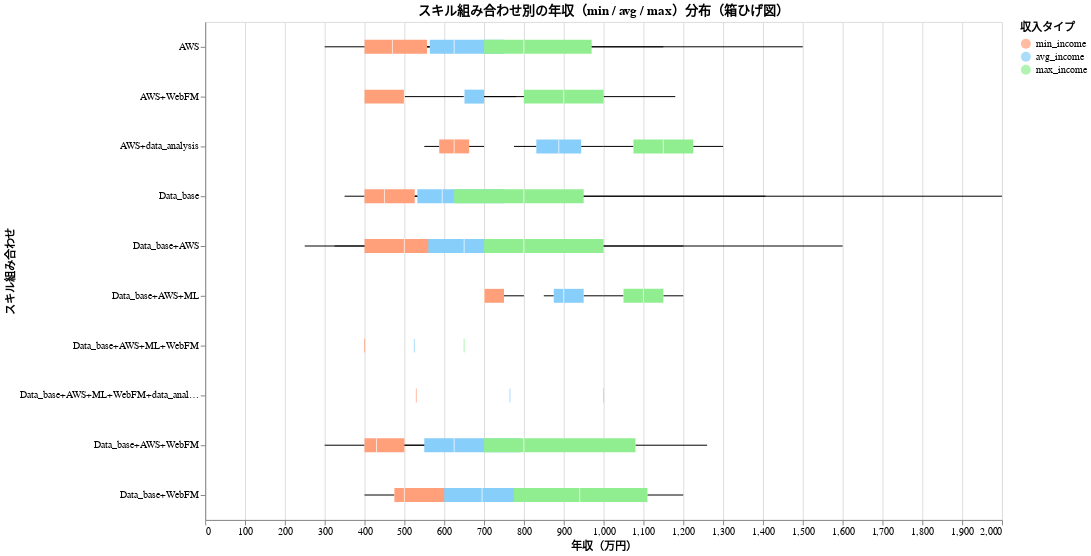

Notebook source saved alongside this figure:
### Markdown cell above
#### 課題２の展開：スキル組み合わせ別の年収レンジ

### Code cell
# データのロング形式変換（melt）
df_melt = df1[df1["skill_combo"].isin(top_combos)].melt(
    id_vars="skill_combo",
    value_vars=["min_income", "avg_income", "max_income"],
    var_name="income_type",
    value_name="income_value"
)

# Altairで箱ひげ図描画
box_chart = alt.Chart(df_melt).mark_boxplot(extent='min-max').encode(
    y=alt.Y('skill_combo:N', sort='-x', title='スキル組み合わせ'),
    x=alt.X('income_value:Q', title='年収（万円）'),
    color=alt.Color('income_type:N', title="収入タイプ",
                    scale=alt.Scale(domain=["min_income", "avg_income", "max_income"],
                                    range=["#FFA07A", "#87CEFA", "#90EE90"]))
).properties(
    width=800,
    height=500,
    title="スキル組み合わせ別の年収（min / avg / max）分布（箱ひげ図）"
)

box_chart.show()

### Figure 1 — Vega-Lite specification as saved in the notebook (floating-point values rounded to 4 significant figures; data arrays with more than 128 entries replaced by an {"elided": "..."} marker saying what was removed)
{"config": {"view": {"continuousWidth": 300, "continuousHeight": 300}}, "data": {"name": "data-8e76af7301005436325872b8c7187a0a"}, "mark": {"type": "boxplot", "extent": "min-max"}, "encoding": {"color": {"field": "income_type", "scale": {"domain": ["min_income", "avg_income", "max_income"], "range": ["#FFA07A", "#87CEFA", "#90EE90"]}, "title": "収入タイプ", "type": "nominal"}, "x": {"field": "income_value", "title": "年収（万円）", "type": "quantitative"}, "y": {"field": "skill_combo", "sort": "-x", "title": "スキル組み合わせ", "type": "nominal"}}, "height": 500, "title": "スキル組み合わせ別の年収（min / avg / max）分布（箱ひげ図）", "width": 800, "$schema": "https://vega.github.io/schema/vega-lite/v5.20.1.json", "datasets": {"data-8e76af7301005436325872b8c7187a0a": {"elided": "585 records"}}}
